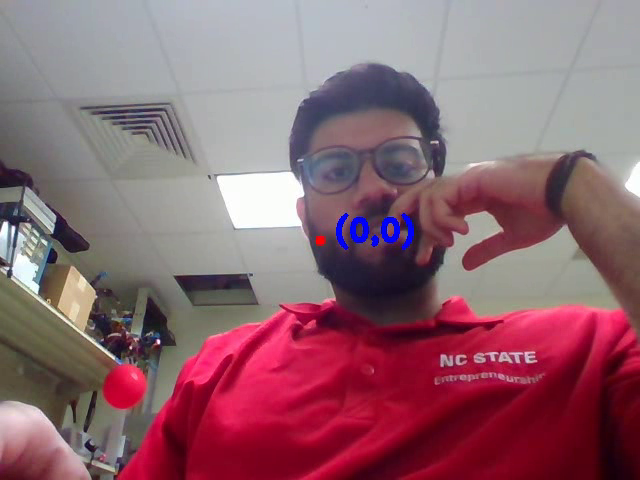
#> input picture frame 7 of target_locator-video/video.avi, 640 x 480 px, given in place of the camera
$ python run_detection_algo.py
#> lines starting #> are read from the running program, lines starting #| are printed output that depends on the picture; after the words box and inside, x2 and y2 are one past the last pixel; in counts of white or black regions, pixels touching at a corner belong together
### target_locator-video/detection_algo_v2.py
#!/usr/bin/env python3
# -*- coding: utf-8 -*-
"""
Created on Mon Feb 28 14:18:01 2022

@author: alex_wheelis


This script takes an image and find targets based off of a certain color

s
"""

import numpy as np
import cv2

from scipy.signal import medfilt
from scipy.signal import find_peaks
import matplotlib.pyplot as plt


"""

"""
"""
TASKS:
- identify if the mask over the regular image has the correct color
- identify if the mask is of the correct shape
- given all of this, locate the target


"""

RED_VAL_MAX = 80
RED_VAL_MIN = 0

GRN_VAL_MAX = 160
GRN_VAL_MIN = 130

BLU_VAL = 200

BLU_IDX = 0
GRN_IDX = 1
RED_IDX = 2


object_colors = []

def find_contours(img):
    #image = cv2.imread(img)
    #gray = cv2.cvtColor(img, cv2.COLOR_RGB2GRAY)

    # blurred = cv2.GaussianBlur(gray, (7, 7), 0)
    blurred = cv2.GaussianBlur(img, (9, 9), 0)
    thresh = blurred > 100
    #plt.imshow(thresh)
    #plt.show()
    #print("'find_contours' output: blurred, thresh, image")

    return thresh

def split_mask_into_sections(threshold):
    """
    find_contours() will return a ton of hits. All of these need to be parsed.
    create a dictionary of different image slices. These slices will have
    their colors and shapes confirmed
    """

    # sum of values in col and rows
    col_sum = np.sum(threshold, axis = 0)
    row_sum = np.sum(threshold, axis = 1)

    # get rid of noisy peaks
    col_sum = medfilt(col_sum, kernel_size = 13)
    row_sum = medfilt(row_sum, kernel_size = 13)

    # detect objects
    col_objs, _ = find_peaks(col_sum, height=0)
    row_objs, _ = find_peaks(row_sum, height=0)

    # get img snips
    img_snips_dict = {}
    for c in col_objs:
        c = int(c)
        for r in row_objs:
            r = int(r)
            im_snip = threshold[r-10:r+10, c-10:c+10]
            if (im_snip.sum()):
                img_snips_dict[str(c) + "_" + str(r)] = im_snip

    return img_snips_dict

# [20 lines left out: function confirm_color, not called in this run]


# execute this to run the target detection script
def find_targets_process(image):

    targets = []
    #print("finding contours")
    #print(image.shape)
    try:
        middle_col, middle_row = image.shape[0], image.shape[1]
    except:
        middle_col, middle_row = 0, 0

    threshold = find_contours(image)
    #print("contours found")
    #print("getting snips_dict")
    img_snips_dict = split_mask_into_sections(threshold)
    #print("dict got")
    for key, val in img_snips_dict.items():
        col, row = key.split("_")
        col, row = int(col), int(row)
        '''
        snippet = image[row-10:row+10, col-10:col+10]
        mask = val
        is_target = confirm_color(snippet, mask, color)
        '''
        targets.append([col, row])
        #--> you may be able to get rid of the if condition below

    return targets

### target_locator-video/run_detection_algo.py
#!/usr/bin/env python3
# -*- coding: utf-8 -*-
"""
Created on Mon Feb 28 14:13:31 2022

@author: alex_wheelis

this script runs the detection program

"""

# importing libraries
import cv2
import detection_algo_v2
import numpy as np
import os

RED_VAL_MAX = 100
RED_VAL_MIN = 0

GRN_VAL_MAX = 120
GRN_VAL_MIN = 80

BLU_VAL = 155

BLU_IDX = 0
GRN_IDX = 1
RED_IDX = 2


# get video recording functions
filename = 'video.avi'
frames_per_second = 24.0
res = '480p'

# Set resolution for the video capture
# Function adapted from https://kirr.co/0l6qmh
def change_res(cap, width, height):
    cap.set(3, width)
    cap.set(4, height)

# Standard Video Dimensions Sizes
STD_DIMENSIONS =  {
    "480p": (640, 480),
    "720p": (1280, 720),
    "1080p": (1920, 1080),
    "4k": (3840, 2160),
}


# grab resolution dimensions and set video capture to it.
def get_dims(cap, res='480p'):
    width, height = STD_DIMENSIONS["480p"]
    if res in STD_DIMENSIONS:
        width,height = STD_DIMENSIONS[res]
    ## change the current caputre device
    ## to the resulting resolution
    change_res(cap, width, height)
    return width, height

# Video Encoding, might require additional installs
# Types of Codes: http://www.fourcc.org/codecs.php
VIDEO_TYPE = {
    'avi': cv2.VideoWriter_fourcc(*'XVID'),
    #'mp4': cv2.VideoWriter_fourcc(*'H264'),
    'mp4': cv2.VideoWriter_fourcc(*'XVID'),
}

def get_video_type(filename):
    filename, ext = os.path.splitext(filename)
    if ext in VIDEO_TYPE:
      return  VIDEO_TYPE[ext]
    return VIDEO_TYPE['avi']


"""testing """
#import glob
#vid_files = glob.glob("/Users/alex_wheelis/Downloads/Data_collection/*mp4")
#file = vid_files[4]
#----------------------- end test

cap = cv2.VideoCapture(0)
out = cv2.VideoWriter(filename, get_video_type(filename), 25, get_dims(cap, res))
color = (40, 147, 200)

"""
TODO: calibrate the color from a video

"""


"""
#----------------
success, frame = cap.read()
targets = detection_algo.find_targets_process(frame, color)
print(targets)
#----------------
"""

#FIGURE OUT COLOR


# TRACK
# Check if camera opened successfully
if (cap.isOpened()== False):
  print("Error opening video  file")

# Read until video is completed
while(cap.isOpened()):
  # Capture frame-by-frame
  ret, frame = cap.read()
#> frame is the input picture: shape (480, 640, 3); mean B, G, R 112, 101.3, 141.6
  frame_center_y, frame_center_x, _ = frame.shape
#> frame_center_y = 480; frame_center_x = 640

  # perform a blue filter
  blue = frame[..., BLU_IDX] > BLU_VAL
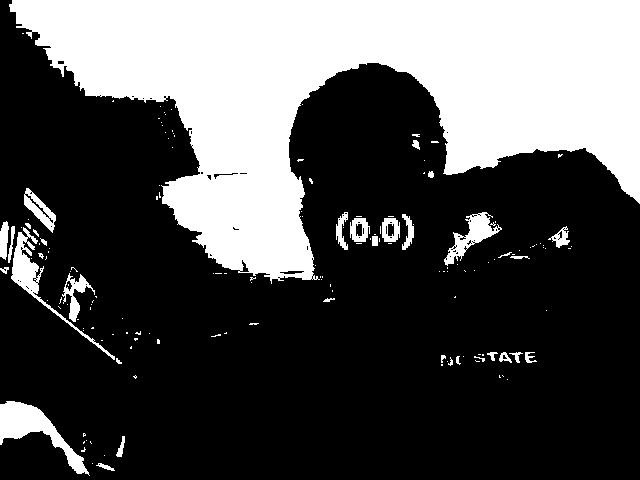
#> blue: shape (480, 640) bool; 31.5% white; 159 white regions (125 under 20 px), largest, box (x1, y1, x2, y2) and area: (9, 0, 640, 284) 88156, (0, 401, 90, 476) 2077, (11, 227, 115, 360) 1420
  red= frame[..., RED_IDX] < RED_VAL_MAX
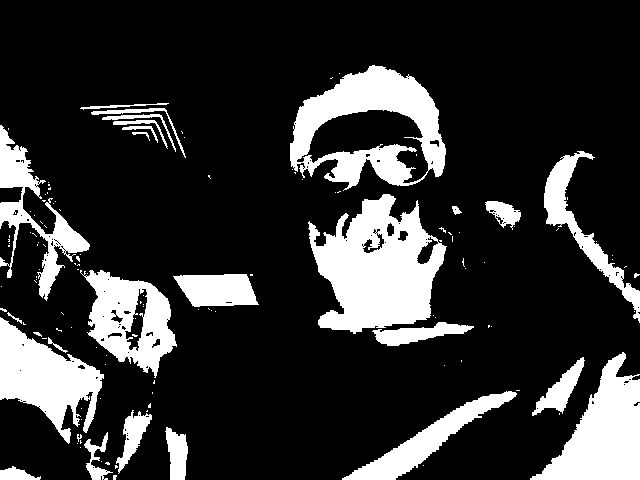
#> red: shape (480, 640) bool; 19.5% white; 132 white regions (105 under 20 px), largest, box (x1, y1, x2, y2) and area: (308, 194, 447, 334) 11838, (290, 65, 446, 191) 9242, (530, 352, 640, 480) 7189
  green = (frame[..., GRN_IDX] > GRN_VAL_MIN) & (frame[..., GRN_IDX] < GRN_VAL_MAX)
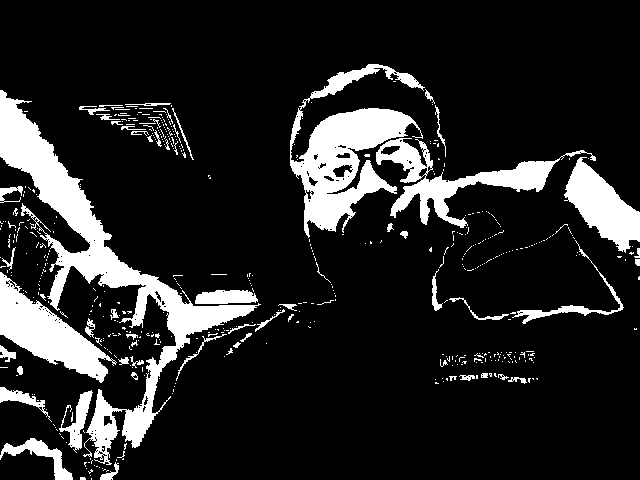
#> green: shape (480, 640) bool; 14.5% white; 510 white regions (451 under 20 px), largest, box (x1, y1, x2, y2) and area: (0, 90, 261, 465) 14498, (290, 64, 425, 238) 8902, (0, 272, 117, 383) 4924

  blue_objects = cv2.bitwise_and(blue.astype(np.uint8), red.astype(np.uint8), green.astype(np.uint8))
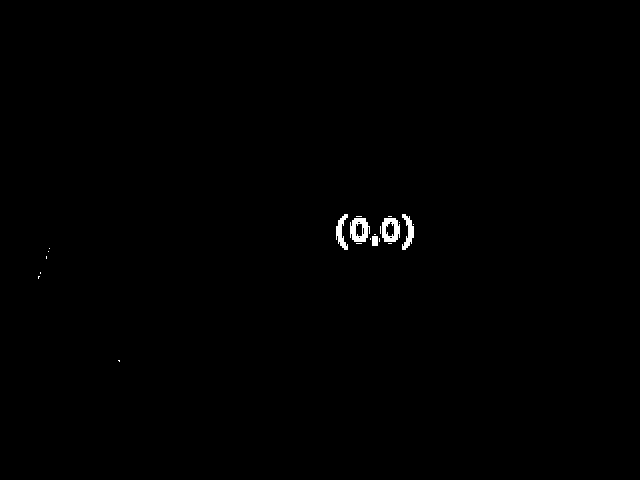
#> blue_objects: shape (480, 640); values 0 (black) and 1 (white), 0.37% white; 21 white regions (16 under 20 px), largest, box (x1, y1, x2, y2) and area: (350, 218, 370, 242) 316, (382, 218, 400, 242) 296, (402, 214, 414, 250) 215, (336, 214, 348, 250) 212, (372, 236, 378, 246) 60

  blue_objects[blue_objects == 1] = 255
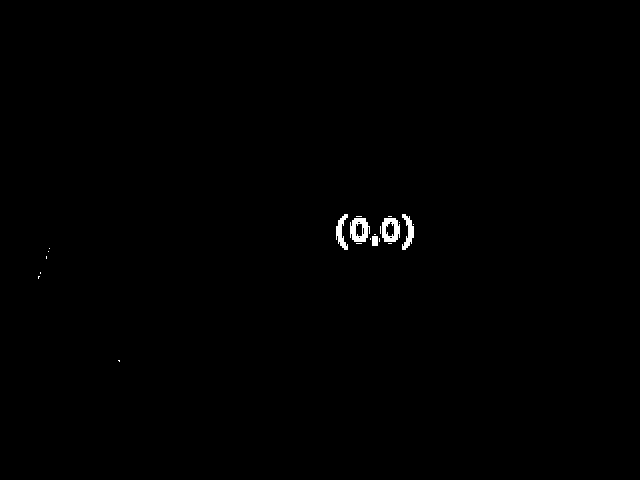
#> blue_objects: shape (480, 640); 0.37% white; 21 white regions (16 under 20 px), largest, box (x1, y1, x2, y2) and area: (350, 218, 370, 242) 316, (382, 218, 400, 242) 296, (402, 214, 414, 250) 215, (336, 214, 348, 250) 212, (372, 236, 378, 246) 60
  targets = detection_algo_v2.find_targets_process(blue_objects)
#> in find_contours, `thresh = blurred > 100`:
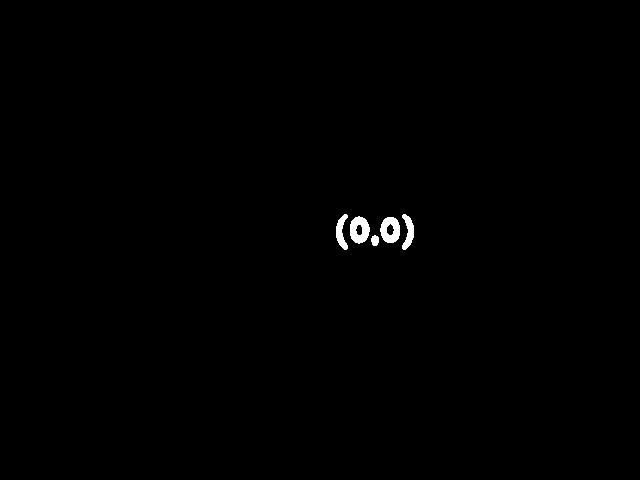
#> thresh: shape (480, 640) bool; 0.42% white; 5 white regions, box (x1, y1, x2, y2) and area: (350, 216, 370, 244) 384, (380, 217, 400, 243) 367, (402, 214, 414, 250) 243, (336, 214, 348, 250) 238, (371, 235, 379, 246) 70
#> in split_mask_into_sections, `col_sum = np.sum(threshold, axis = 0)`: col_sum = 640 values, max 31 at index 408, min 0 at index 0, mean 2.03
#> in split_mask_into_sections, `row_sum = np.sum(threshold, axis = 1)`: row_sum = 480 values, max 57 at index 237, min 0 at index 0, mean 2.71
#> in split_mask_into_sections, `col_sum = medfilt(col_sum, kernel_size = 13)`: col_sum = 640 values, max 22 at index 358, min 0 at index 0, mean 2.03
#> in split_mask_into_sections, `row_sum = medfilt(row_sum, kernel_size = 13)`: row_sum = 480 values, max 46 at index 234, min 0 at index 0, mean 2.61
#> in split_mask_into_sections, `col_objs, _ = find_peaks(col_sum, height=0)`: col_objs = [359, 390, 408]
#> in split_mask_into_sections, `row_objs, _ = find_peaks(row_sum, height=0)`: row_objs = [237]
#> the loop in split_mask_into_sections, `for c in col_objs:` made 3 passes
#> c on passes 1 to 3: 359, 390, 408
#> after the loop in split_mask_into_sections, `for c in col_objs:`: img_snips_dict = 3 items
#> the loop in find_targets_process, `for key, val in img_snips_dict.items():` made 3 passes
#> (key, col) on passes 1 to 3: ('359_237', 359), ('390_237', 390), ('408_237', 408)
#> after the loop in find_targets_process, `for key, val in img_snips_dict.items():`: targets = [[359, 237], [390, 237], [408, 237]]
#> targets = [[359, 237], [390, 237], [408, 237]]
  print(targets)
#| [[359, 237], [390, 237], [408, 237]]

  # display the origin
  cv2.putText(frame, "(0,0)", \
                    (int(frame_center_x/2) + 15, int(frame_center_y/2)), fontFace = cv2.FONT_HERSHEY_DUPLEX,\
                        fontScale = 1.0, color = (255, 0, 0), thickness = 3)
  cv2.circle(frame, (int(frame_center_x/2), int(frame_center_y/2)),\
             radius = 5, color = (0, 0, 255),thickness = -1 )
#> frame: shape (480, 640, 3); mean B, G, R 112.1, 101.3, 141.6
  if ret == True:

    # Display the resulting frame
    for target_x, target_y in targets:
        #cv2.circle(frame, (target_x, target_y), radius = 10, color = (0, 0, 255),thickness = -1 )
        # if you want the coordinates for GCS, USE THESE
        cv2.putText(frame, "{}, {}".format((target_x - frame_center_x/2),(-1*(target_y - frame_center_y/2))), \
                    (target_x, target_y), fontFace = cv2.FONT_HERSHEY_DUPLEX, \
                        fontScale = 2.0, color = (255, 0, 0), thickness = 3)

        cv2.circle(frame, (target_x, target_y), radius = 5, color = (0, 255, 0), thickness = -1)
#> this loop made 3 passes
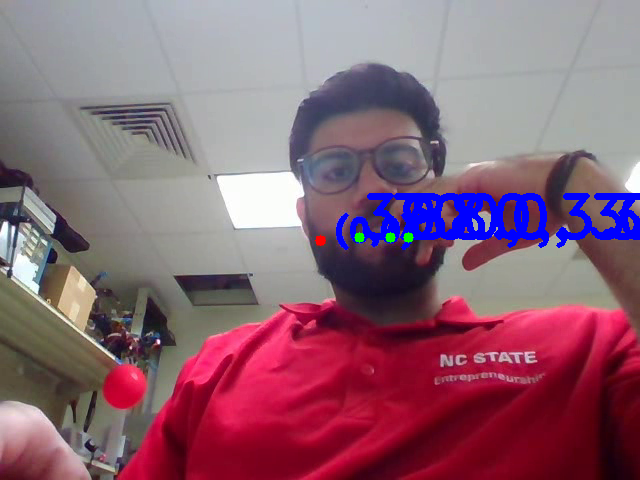
#> frame: shape (480, 640, 3); mean B, G, R 116.1, 99.4, 138.5

    out.write(frame)
    #cv2.imshow('Frame', frame)
    # Press Q on keyboard to  exit
    if cv2.waitKey(25) & 0xFF == ord('q'):
#> (key q is pressed here)
      break

  # Break the loop
  else:
    break

# When everything done, release
# the video capture object

cap.release()
out.release()

# Closes all the frames
cv2.destroyAllWindows()

$ run again, starting later in the video
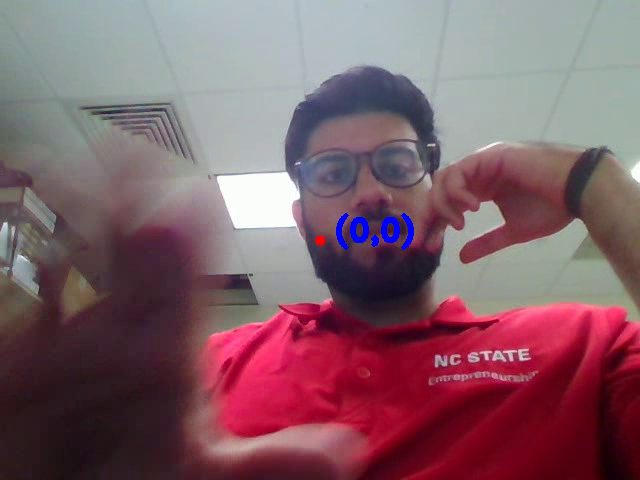
#> input picture frame 32 of target_locator-video/video.avi, 640 x 480 px, given in place of the camera
#> frame is the input picture: shape (480, 640, 3); mean B, G, R 104.6, 95.1, 129
#> `blue = frame[..., BLU_IDX] > BLU_VAL`:
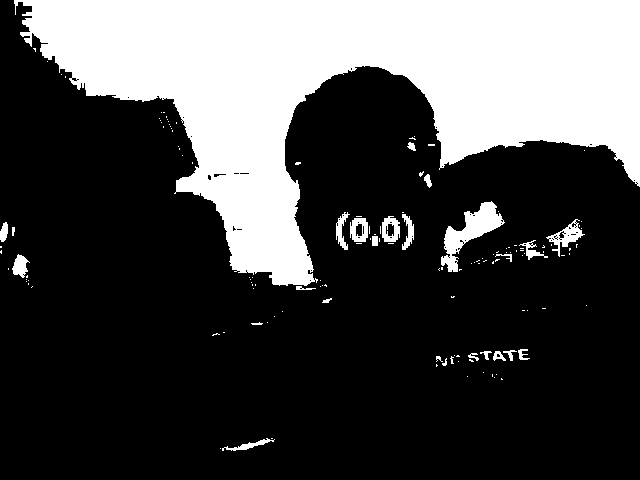
#> blue: shape (480, 640) bool; 28.7% white; 141 white regions (115 under 20 px), largest, box (x1, y1, x2, y2) and area: (14, 0, 640, 286) 83326, (441, 201, 505, 272) 1605, (546, 219, 585, 257) 450
#> red: shape (480, 640) bool; 29.6% white; 86 white regions (68 under 20 px), largest, box (x1, y1, x2, y2) and area: (0, 198, 339, 480) 49005, (304, 199, 470, 348) 13353, (286, 68, 440, 196) 9403
#> green: shape (480, 640) bool; 12.6% white; 262 white regions (232 under 20 px), largest, box (x1, y1, x2, y2) and area: (285, 67, 584, 248) 14209, (0, 99, 224, 313) 12438, (583, 147, 640, 259) 2886
#> thresh: shape (480, 640) bool; 0.43% white; 5 white regions, box (x1, y1, x2, y2) and area: (380, 216, 400, 244) 383, (350, 216, 370, 244) 382, (402, 214, 414, 250) 243, (336, 214, 348, 250) 240, (371, 235, 379, 246) 70
#> in split_mask_into_sections, `col_sum = np.sum(threshold, axis = 0)`: col_sum = 640 values, max 31 at index 408, min 0 at index 0, mean 2.06
#> in split_mask_into_sections, `row_sum = np.sum(threshold, axis = 1)`: row_sum = 480 values, max 57 at index 237, min 0 at index 0, mean 2.75
#> in split_mask_into_sections, `col_sum = medfilt(col_sum, kernel_size = 13)`: col_sum = 640 values, max 22 at index 358, min 0 at index 0, mean 2.07
#> in split_mask_into_sections, `row_sum = medfilt(row_sum, kernel_size = 13)`: row_sum = 480 values, max 46 at index 234, min 0 at index 0, mean 2.61
#> col_objs = [341, 359, 390, 408]
#> row_objs = [224, 237]
#> the loop in split_mask_into_sections, `for c in col_objs:` made 4 passes
#> c on passes 1 to 4: 341, 359, 390, 408
#> after the loop in split_mask_into_sections, `for c in col_objs:`: img_snips_dict = 8 items
#> the loop in find_targets_process, `for key, val in img_snips_dict.items():` made 8 passes
#> (key, col, row) on passes 1 to 8: ('341_224', 341, 224), ('341_237', 341, 237), ('359_224', 359, 224), ('359_237', 359, 237), ('390_224', 390, 224), ('390_237', 390, 237), ('408_224', 408, 224), ('408_237', 408, 237)
#> after the loop in find_targets_process, `for key, val in img_snips_dict.items():`: targets = [[341, 224], [341, 237], [359, 224], [359, 237], [390, 224], [390, 237], [408, 224], [408, 237]]
#| [[341, 224], [341, 237], [359, 224], [359, 237], [390, 224], [390, 237], [408, 224], [408, 237]]
#> the loop `for target_x, target_y in targets:` made 8 passes
#> after the loop `for target_x, target_y in targets:`:
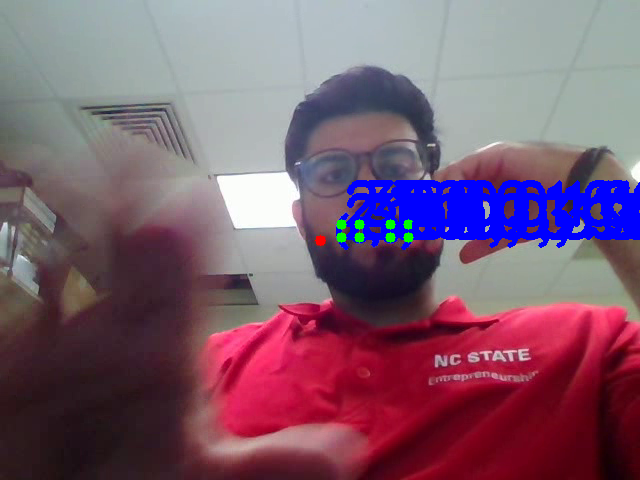
#> frame: shape (480, 640, 3); mean B, G, R 111.9, 91.9, 123.7

$ run again, starting later in the video
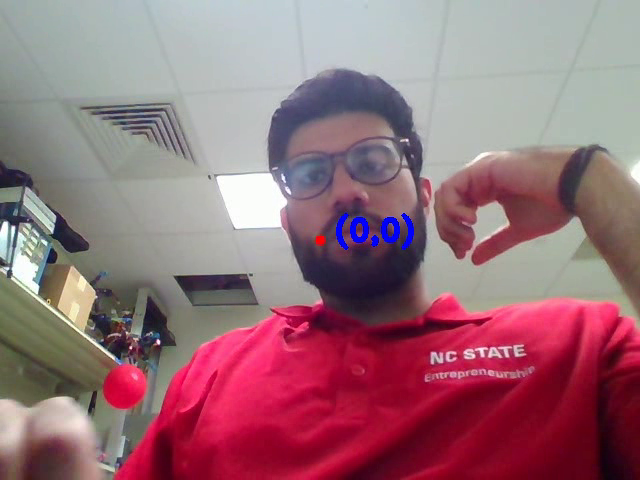
#> input picture frame 58 of target_locator-video/video.avi, 640 x 480 px, given in place of the camera
#> frame is the input picture: shape (480, 640, 3); mean B, G, R 120.6, 110.8, 151.3
#> `blue = frame[..., BLU_IDX] > BLU_VAL`:
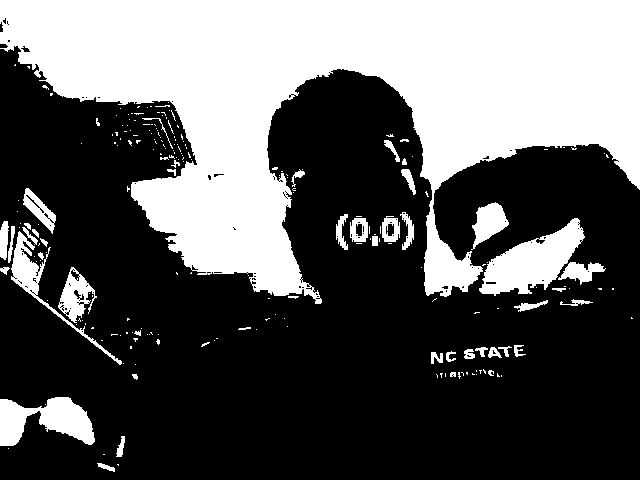
#> blue: shape (480, 640) bool; 36.3% white; 222 white regions (174 under 20 px), largest, box (x1, y1, x2, y2) and area: (0, 0, 640, 304) 96109, (479, 218, 585, 296) 4005, (0, 397, 95, 446) 2776
#> red: shape (480, 640) bool; 15.4% white; 135 white regions (104 under 20 px), largest, box (x1, y1, x2, y2) and area: (290, 198, 426, 332) 11393, (536, 348, 640, 480) 6731, (269, 73, 422, 202) 5887
#> green: shape (480, 640) bool; 12.8% white; 532 white regions (479 under 20 px), largest, box (x1, y1, x2, y2) and area: (268, 107, 418, 241) 9576, (434, 145, 640, 280) 6168, (0, 303, 160, 461) 5587
#> thresh: shape (480, 640) bool; 0.42% white; 5 white regions, box (x1, y1, x2, y2) and area: (350, 216, 370, 244) 378, (380, 218, 400, 243) 360, (336, 214, 348, 250) 248, (402, 214, 414, 250) 241, (371, 235, 379, 246) 70
#> in split_mask_into_sections, `col_sum = np.sum(threshold, axis = 0)`: col_sum = 640 values, max 31 at index 341, min 0 at index 0, mean 2.03
#> in split_mask_into_sections, `row_sum = np.sum(threshold, axis = 1)`: row_sum = 480 values, max 57 at index 237, min 0 at index 0, mean 2.7
#> in split_mask_into_sections, `col_sum = medfilt(col_sum, kernel_size = 13)`: col_sum = 640 values, max 22 at index 358, min 0 at index 0, mean 2.04
#> in split_mask_into_sections, `row_sum = medfilt(row_sum, kernel_size = 13)`: row_sum = 480 values, max 46 at index 234, min 0 at index 0, mean 2.58
#> col_objs = [340, 359, 390, 409]
#> row_objs = [224, 237]
#> the loop in split_mask_into_sections, `for c in col_objs:` made 4 passes
#> c on passes 1 to 4: 340, 359, 390, 409
#> after the loop in split_mask_into_sections, `for c in col_objs:`: img_snips_dict = 8 items
#> the loop in find_targets_process, `for key, val in img_snips_dict.items():` made 8 passes
#> (key, col, row) on passes 1 to 8: ('340_224', 340, 224), ('340_237', 340, 237), ('359_224', 359, 224), ('359_237', 359, 237), ('390_224', 390, 224), ('390_237', 390, 237), ('409_224', 409, 224), ('409_237', 409, 237)
#> after the loop in find_targets_process, `for key, val in img_snips_dict.items():`: targets = [[340, 224], [340, 237], [359, 224], [359, 237], [390, 224], [390, 237], [409, 224], [409, 237]]
#| [[340, 224], [340, 237], [359, 224], [359, 237], [390, 224], [390, 237], [409, 224], [409, 237]]
#> the loop `for target_x, target_y in targets:` made 8 passes
#> after the loop `for target_x, target_y in targets:`:
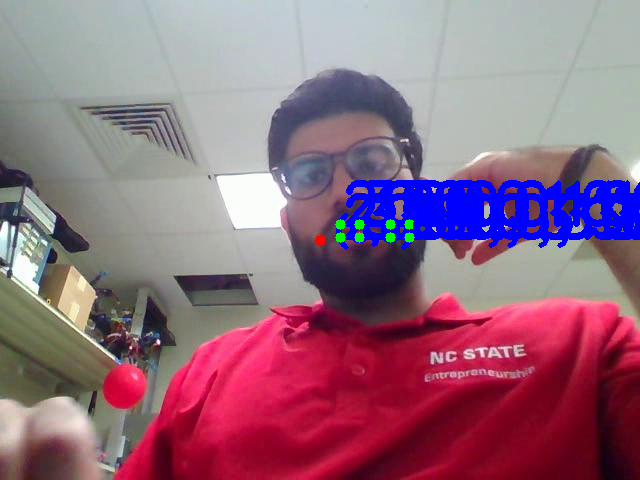
#> frame: shape (480, 640, 3); mean B, G, R 127.4, 107.1, 145.2
